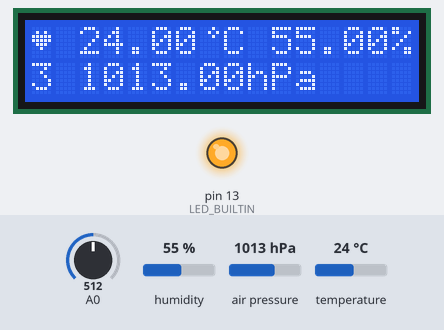
Bench run of a sketch on a simulated Arduino Uno, built with avr-gcc and run on an emulated ATmega328P. Parts: 16×2 character LCD, output pins drawn as LEDs (lit = HIGH). The inputs (shaded band) are chosen by the test bench; at power-on: humidity 55 %, A0 = 512, air pressure 1013 hPa, temperature 24 °C. What the sketch prints to the serial monitor is not drawn.

Above: at 3.2 s.
3.3 s: humidity set to 22 %
At 4.8 s:
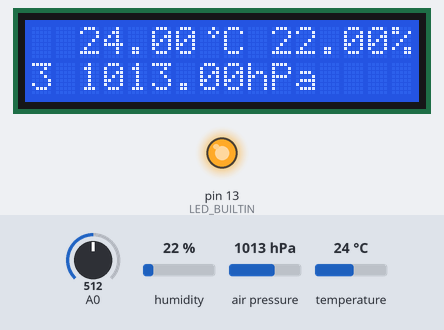
6.5 s: A0 set to 390
At 7.8 s:
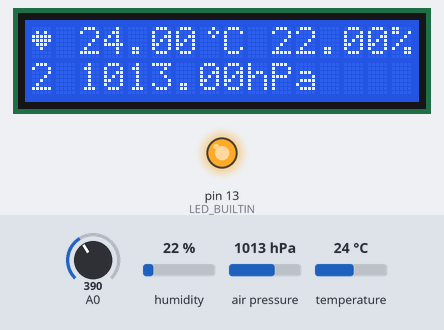
9.5 s: air pressure set to 952 hPa
At 10.8 s:
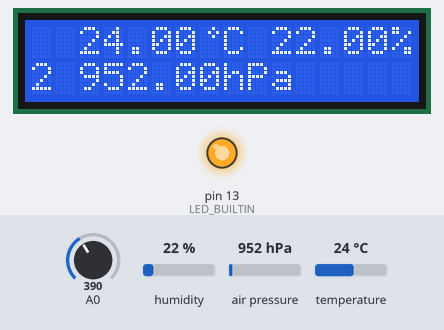
12.5 s: temperature set to 12 °C
At 14.8 s:
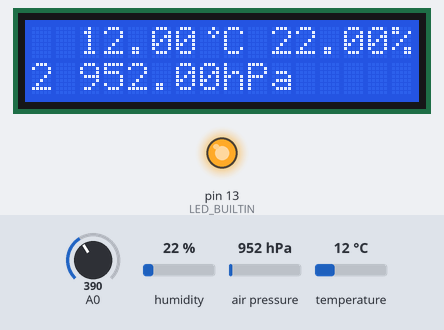
16.5 s: A0 set to 410
At 17.6 s:
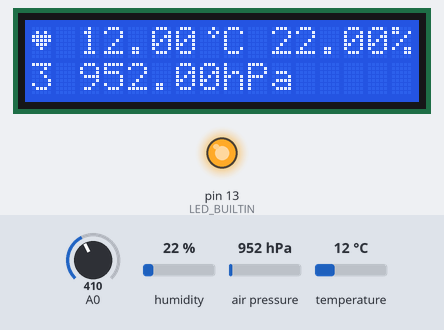
19.6 s: humidity set to 40 %
At 20.9 s:
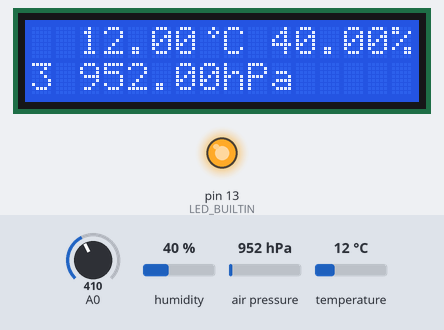
Timing chart, 0 to 22.6 s (numbered marks = the images above; inputs shaded):
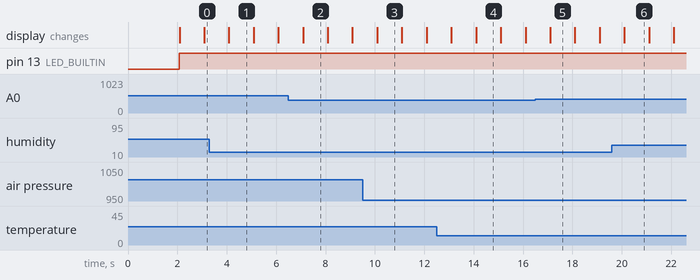

Measured:
- after the input at 3.3 s, the display: changes after 0.79 s (image 1)
- after the input at 6.5 s, the display: changes after 0.59 s (image 2)
- after the input at 9.5 s, the display: changes after 0.59 s (image 3)
- after the input at 12.5 s, the display: first differs from a run without the input after 1.6 s (image 4)
- after the input at 16.5 s, the display: changes after 0.60 s (image 5)
- after the input at 19.6 s, the display: changes after 0.50 s (image 6)
- what the display in image 1 shows lasts 1.0 s, from 4.1 s to 5.1 s

The sketch:

EnvironmentSensorBME280.ino
```cpp
/*  Author: Jan Schöfer
    Changelog:

    Version 0.21a: 26.04.2018
      -minor changes

    Version 0.20a: 12.02.2018
      - added Display of Up Time
      - changed display behaviour

    Version 0.11: 11.02.2018
      - moved timer resets for better accuracy
      - increased baud from 9600 to 115200

    Version 0.1: 29.01.2018
      - minor improvements

    Version 0.0a: 11.11.2016
      - initial Version

    Setup:
    Arduino UNO
    LCD Keypad Shield and
    BME280 connected to A4(SDA), A5 (SCL)
*/


#define VERSION "0.21a"

#define SERIAL_INTERVAL 1000 //interval for sending serial [ms]
#define LCD_INTERVAL 1000 //interval for refreshing LCD [ms]
#define BME_INTERVAL 2000 //interval for reading BME280 (may collide with sensor standby)
#define BLINK_INTERVAL 1000 //interval for blinking (LED, LCD heart)
//#define NO_VALUE_FLOAT 0.00f //dummy value for error data
//#define SENSOR_ERROR_STRING "/SENSOR ERROR/" //string to print on error

//for Sensor BME280
#include <Wire.h> //I2C library
#include <Adafruit_Sensor.h> //not really needed here (Adafruit_BME280.h needs this)
#include <Adafruit_BME280.h>
Adafruit_BME280 bme;
float humidity = 0.0;
float temperature = 0.0;
float pressure = 0.0;

//for LCD Keypad Shield
#include <Wire.h> //I2C library
#include <LiquidCrystal.h>
LiquidCrystal lcd(8, 9, 4, 5, 6, 7); // pins for LCD panel

int btnID     = 0;
int btnAnalogValue  = 0;
#define btnRIGHT  0
#define btnUP     1
#define btnDOWN   2
#define btnLEFT   3
#define btnSELECT 4
#define btnNONE   5

//for time handling
long t_lastDisplay = 0;
long t_lastSerial = 0;
long t_lastSensor = 0;
long t_lastBlink = 0;

bool blinkState = false;

//additional LCD characters
uint8_t heart[8] = {0x00, 0x0A, 0x1F, 0x1F, 0x0E, 0x04, 0x00}; //heart symbol
uint8_t degree[8] = {0x02, 0x05, 0x02, 0x00, 0x00, 0x00, 0x00}; //degree symbol
uint8_t arrowup[8] = {0x04, 0x0E, 0x15, 0x04, 0x04, 0x04, 0x04}; //arrow-up symbol

// read buttons
int read_buttons()
{
  btnAnalogValue = analogRead(0);      // read the value from analog button pin
  // analog button values (right:0; up:132; down:306; left:480; select:721; none:1023)

  if (btnAnalogValue > 1000) return btnNONE;
  if (btnAnalogValue < 50)   return btnRIGHT;
  if (btnAnalogValue < 250)  return btnUP;
  if (btnAnalogValue < 400)  return btnDOWN;
  if (btnAnalogValue < 650)  return btnLEFT;
  if (btnAnalogValue < 850)  return btnSELECT;

  return btnNONE;  // when all others fail, return this...
}

void displayHandler()
{
  if (t_lastDisplay < (millis() - LCD_INTERVAL)) {
    t_lastDisplay = millis();
    btnID = read_buttons();         // read the buttons
    switch (btnID) {               // depending on which button was pushed, we perform an action

      case btnUP:
        {
        //show up time
        lcd.clear();
        lcd.setCursor(0, 0);
        lcd.print("Up-Time:");
        lcd.setCursor(0, 1);
        lcd.print(String(millis()/1000) + "s ~ ");
        lcd.print(String(float(millis())/3600000.0, 3));
        lcd.print("h");
        break;
      }
      case btnRIGHT:
      {
        //break;
      }
      case btnLEFT:
      {
        //break;
      }
      case btnDOWN:
      {
        //break;
      }
      case btnSELECT:
      {
        //break;
      }
      case btnNONE:
      {
        // standard state
        lcd.clear();
        lcd.setCursor(0, 0);

        if (!blinkState) {
          lcd.write(byte(0)); //heart
          //lcd.print("X ");
        } else {
          lcd.print("  "); //delete heart
        }
        lcd.setCursor(1, 0);
        lcd.print(" " + String(temperature));
        lcd.write(byte(1)); //degree symbol
        lcd.print("C " + String(humidity) + "%");

        // lcd.setCursor(row, line);
        lcd.setCursor(0, 1); // move to the begining of the second LCD line
        lcd.print(String(btnID) + " " + String(pressure) + "hPa" + "                ");
      }
      break;
    }
  }
}

void serialWriteHandler()
{
  if (t_lastSerial < (millis() - SERIAL_INTERVAL)) {
    t_lastSerial = millis();
    Serial.println(String(millis()/1000) + "; " + String(temperature) + "; " + String(humidity) + "; " + String(pressure) + "; ");
  }
}

void serialReadHandler()
{
  if (Serial.available() > 0) {
    String tmp = Serial.readString();
  }
}

void setup()
{
  // initialize serial communication at 115200 bits per second:
  Serial.begin(115200);

  lcd.clear();
  lcd.createChar(0, heart);
  lcd.createChar(1, degree);
  lcd.createChar(2, arrowup);
  lcd.home();

  pinMode(LED_BUILTIN, OUTPUT);

  lcd.begin(16, 2);              // initialise LCD
  lcd.setCursor(0, 0);           // set cursor to beginning
  lcd.print("Welcome!");         // print a simple message
  lcd.setCursor(0, 1);           // cursor to second line
  lcd.print("EnviroSens ");      // print Version
  lcd.print(VERSION);

  delay(2000); // wait so someone can read the display

  if (!bme.begin()) {
    Serial.println("Could not find a valid BME280 sensor, check wiring!");
    //lcd.clear;
    lcd.setCursor(0, 1);
    lcd.print("No BME280 found...");
    while (1);
  }
// TODO: does not work for now
  bme.setSampling(Adafruit_BME280::MODE_FORCED,
                    Adafruit_BME280::SAMPLING_X1, // temperature
                    Adafruit_BME280::SAMPLING_X1, // pressure
                    Adafruit_BME280::SAMPLING_X1, // humidity
                    Adafruit_BME280::FILTER_OFF,  // oversampling (average value)
                    Adafruit_BME280::STANDBY_MS_0_5); // standby between readings in ms (possible values: 0.5, 10, 20, 62.5, 125, 250, 500, 1000)
}

void loop()
{
  //blink LED and Display
  if (t_lastBlink < (millis() - BLINK_INTERVAL)) {
    t_lastBlink = millis();
    if (!blinkState) {
      digitalWrite(LED_BUILTIN, HIGH);
      blinkState = true;
    } else {
      digitalWrite(LED_BUILTIN, LOW);
      blinkState = false;
    }
    digitalWrite(LED_BUILTIN, HIGH);
  }

  // read BME280
  if (t_lastSensor < (millis() - BME_INTERVAL)) {
    t_lastSensor = millis();
    // only in forced mode (otherwise only old data is read)
    bme.takeForcedMeasurement();
    //TODO: read sensor as one (not possible with current library)
    humidity = bme.readHumidity();
    temperature = bme.readTemperature();
    pressure = bme.readPressure() / 100.0F;
  }

  // serialReadHandler();
  serialWriteHandler();
  displayHandler();


/*
    switch (lcd_key)               // depending on which button was pushed, we perform an action
    {
      case btnRIGHT:
        {
          lcd.print("RIGHT ");
          break;
        }
      case btnLEFT:
        {
          lcd.print("LEFT   ");
          break;
        }
      case btnUP:
        {
          lcd.print("UP    ");
          break;
        }
      case btnDOWN:
        {
          lcd.print("DOWN  ");
          break;
        }
      case btnSELECT:
        {
          lcd.print("SELECT");
          break;
        }
      case btnNONE:
        {
          lcd.print("NONE  ");
          break;
        }
    }
    */
}
```
